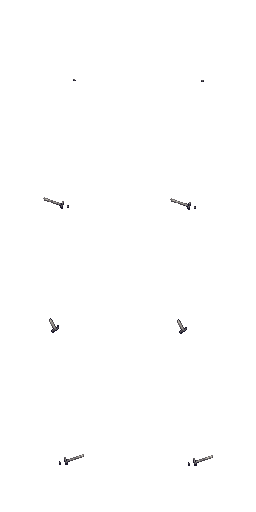
#> input picture assets/lpc/Characters/Props/Sword 01 - Arming Sword/Iron/Combat 1h - Idle.png, 256 x 512 px, given in place of Combat 1h - Halfslash.png, which was not available
$ python make_farm_tools.py
#> lines starting #> are read from the running program, lines starting #| are printed output that depends on the picture
"""
Farm tool overlays for LPC characters, posed from the arming sword's sheets.

The sword prop (assets/lpc/Characters/Props/Sword 01 - Arming Sword) has a
sheet for each swing the townsfolk use at field work: 'Combat 1h - Halfslash'
(cutting a ripe crop: a sickle) and 'Legacy - Swing' (hoeing and weeding: a
hoe). For every frame (128px cells round the 64px body, 6 frames x 4 rows:
up, left, down, right) the sword's grip and blade direction are read off its
pixels (the pale motion trail left out), and the tool is drawn in that pose:

  sickle  a short wooden handle from the grip, an iron crescent at its end
  hoe     a long handle through the grip, a flat iron blade across its end

Writes assets/lpc/Tools/sickle_halfslash_128.png and hoe_swing_128.png
(768x512: the body's six frames, 128px cells, the 64px frame centred).
Run from the repo root: python scripts/make_farm_tools.py
"""
import math
from PIL import Image

SWORD = 'assets/lpc/Characters/Props/Sword 01 - Arming Sword/'
OUT = 'assets/lpc/Tools/'
CELL, FRAMES, ROWS = 128, 6, 4
TRAIL = {(227, 231, 211), (168, 179, 184)}  # the motion trail's two tones (the blade is drawn in the darker ones)
WOOD, WOOD_DARK = (139, 94, 52, 255), (84, 54, 30, 255)
IRON, IRON_DARK, IRON_LIGHT = (150, 156, 164, 255), (52, 54, 64, 255), (214, 220, 224, 255)
BODY = (64, 70)  # the body's middle in a 128px cell


def pose(cell):
    """(grip, unit direction to the tip) of the sword in a cell, or None."""
    solid = {(x, y) for y in range(CELL) for x in range(CELL)
             if cell.getpixel((x, y))[3] > 128 and cell.getpixel((x, y))[:3] not in TRAIL}
    # The sword is the largest blob (stray specks and smears left out)
    pts, seen = [], set()
    for start in solid:
        if start in seen:
            continue
        blob, stack = [], [start]
        seen.add(start)
        while stack:
            x, y = stack.pop()
            blob.append((x, y))
            for dx in (-1, 0, 1):
                for dy in (-1, 0, 1):
                    n = (x + dx, y + dy)
                    if n in solid and n not in seen:
                        seen.add(n)
                        stack.append(n)
        if len(blob) > len(pts):
            pts = blob
    if len(pts) < 6:
        return None
    mx = sum(p[0] for p in pts) / len(pts)
    my = sum(p[1] for p in pts) / len(pts)
    sxx = sum((p[0] - mx) ** 2 for p in pts)
    syy = sum((p[1] - my) ** 2 for p in pts)
    sxy = sum((p[0] - mx) * (p[1] - my) for p in pts)
    ang = 0.5 * math.atan2(2 * sxy, sxx - syy)
    ux, uy = math.cos(ang), math.sin(ang)
    proj = [(p[0] - mx) * ux + (p[1] - my) * uy for p in pts]
    lo, hi = min(proj), max(proj)
    a = (mx + ux * lo, my + uy * lo)
    b = (mx + ux * hi, my + uy * hi)
    # The grip is the end nearer the body
    da = math.hypot(a[0] - BODY[0], a[1] - BODY[1])
    db = math.hypot(b[0] - BODY[0], b[1] - BODY[1])
    grip, tip = (a, b) if da <= db else (b, a)
    L = math.hypot(tip[0] - grip[0], tip[1] - grip[1]) or 1
    d = ((tip[0] - grip[0]) / L, (tip[1] - grip[1]) / L)
    # The hand holds the hilt a little in from its end
    return (grip[0] + d[0] * 2, grip[1] + d[1] * 2), d


def put(img, x, y, c):
    x, y = int(round(x)), int(round(y))
    if 0 <= x < img.width and 0 <= y < img.height:
        img.putpixel((x, y), c)


def line(img, p, q, c, width=1):
    n = int(max(abs(q[0] - p[0]), abs(q[1] - p[1]))) + 1
    for i in range(n + 1):
        t = i / max(1, n)
        x, y = p[0] + (q[0] - p[0]) * t, p[1] + (q[1] - p[1]) * t
        put(img, x, y, c)
        if width > 1:
            put(img, x + 1, y, c)
            put(img, x, y + 1, c)


def handle(img, a, b):
    """A wooden handle with a dark edge under it."""
    line(img, (a[0] + 0.6, a[1] + 0.6), (b[0] + 0.6, b[1] + 0.6), WOOD_DARK)
    line(img, a, b, WOOD)


def sickle(img, grip, d):
    end = (grip[0] + d[0] * 7, grip[1] + d[1] * 7)
    handle(img, (grip[0] - d[0] * 2, grip[1] - d[1] * 2), end)
    # The crescent: from the handle's end, out and round
    n = (-d[1], d[0])
    R = 6.5
    cx, cy = end[0] + d[0] * R, end[1] + d[1] * R
    base = math.atan2(-d[1], -d[0])
    for i in range(0, 25):
        t = base + i * (math.pi * 1.15) / 24
        for rr, col in ((R + 0.8, IRON_DARK), (R, IRON), (R - 0.9, IRON_LIGHT)):
            put(img, cx + math.cos(t) * rr * 1.0 + n[0] * 0, cy + math.sin(t) * rr, col)


def hoe(img, grip, d):
    back = (grip[0] - d[0] * 5, grip[1] - d[1] * 5)
    end = (grip[0] + d[0] * 17, grip[1] + d[1] * 17)
    handle(img, back, end)
    # A flat iron blade across the end, turned down towards the ground
    n = (-d[1], d[0])
    if n[1] < 0:
        n = (-n[0], -n[1])
    for k in range(0, 6):
        a = (end[0] + n[0] * k - d[0] * 1.5, end[1] + n[1] * k - d[1] * 1.5)
        b = (end[0] + n[0] * k + d[0] * 1.5, end[1] + n[1] * k + d[1] * 1.5)
        line(img, a, b, IRON_DARK if k in (0, 5) else IRON)


def build(src, dst, draw):
#> called with src = 'Combat 1h - Halfslash', dst = 'sickle_halfslash_128.png'
    sheet = Image.open(SWORD + src + '.png').convert('RGBA')
#> sheet is the input picture: PIL image 256x512 RGBA; mean R, G, B, A 0.3, 0.3, 0.3, 0.9
    out = Image.new('RGBA', (FRAMES * CELL, ROWS * CELL), (0, 0, 0, 0))
#> out: PIL image 768x512 RGBA; every value is 0
    for r in range(ROWS):
        for f in range(FRAMES):
            cell = sheet.crop((f * CELL, r * CELL, (f + 1) * CELL, (r + 1) * CELL))
            p = pose(cell)
            if not p:
                continue
            tile = Image.new('RGBA', (CELL, CELL), (0, 0, 0, 0))
            draw(tile, *p)
            out.alpha_composite(tile, (f * CELL, r * CELL))
#> cell: PIL image 128x128 RGBA; every value is 0
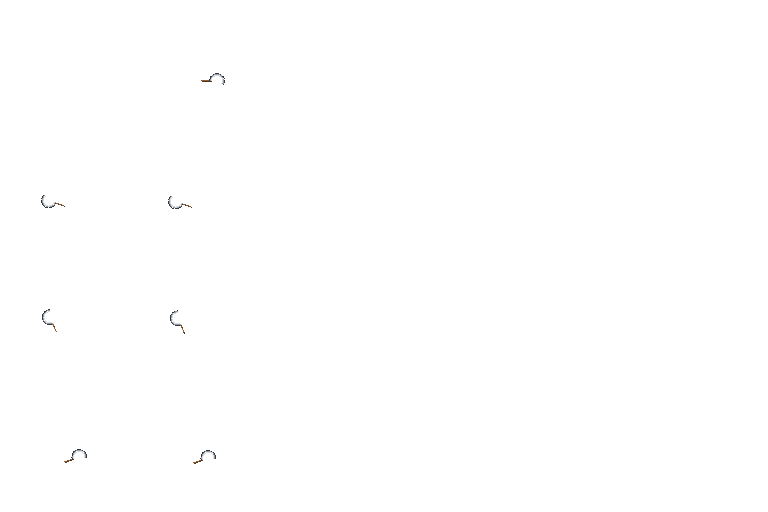
#> out: PIL image 768x512 RGBA; mean R, G, B, A 0.2, 0.2, 0.2, 0.3; transparent parts drawn white
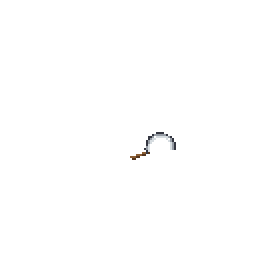
#> tile: PIL image 128x128 RGBA (shown 2 times larger); mean R, G, B, A 0.6, 0.6, 0.6, 1.2; transparent parts drawn white
    out.save(OUT + dst)
    print('wrote', OUT + dst)


if __name__ == '__main__':
    build('Combat 1h - Halfslash', 'sickle_halfslash_128.png', sickle)
    build('Legacy - Swing', 'hoe_swing_128.png', hoe)
#> call 2 of build, with src = 'Legacy - Swing', dst = 'hoe_swing_128.png'
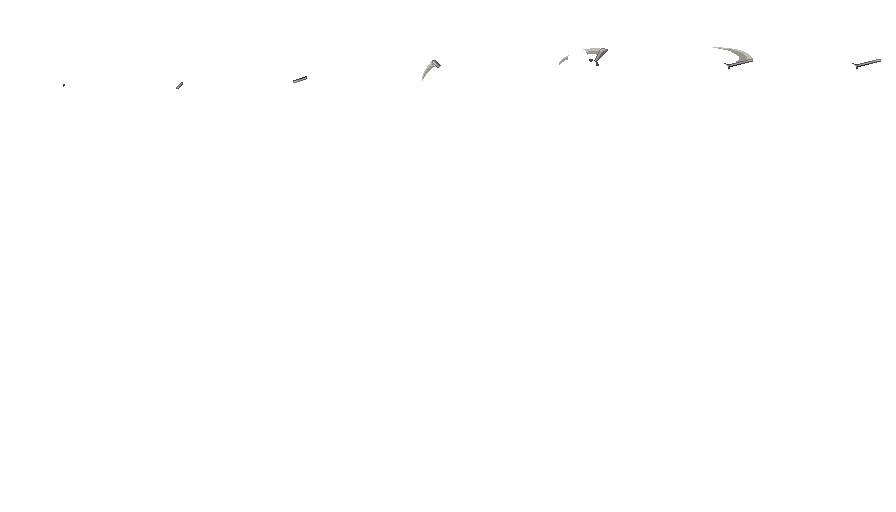
#> input picture assets/lpc/Characters/Props/Sword 01 - Arming Sword/_Behind/Iron/Legacy - Swing.png, 896 x 512 px, found by its file name
#> in build, sheet is the input picture: PIL image 896x512 RGBA; mean R, G, B, A 0.2, 0.2, 0.2, 0.4
